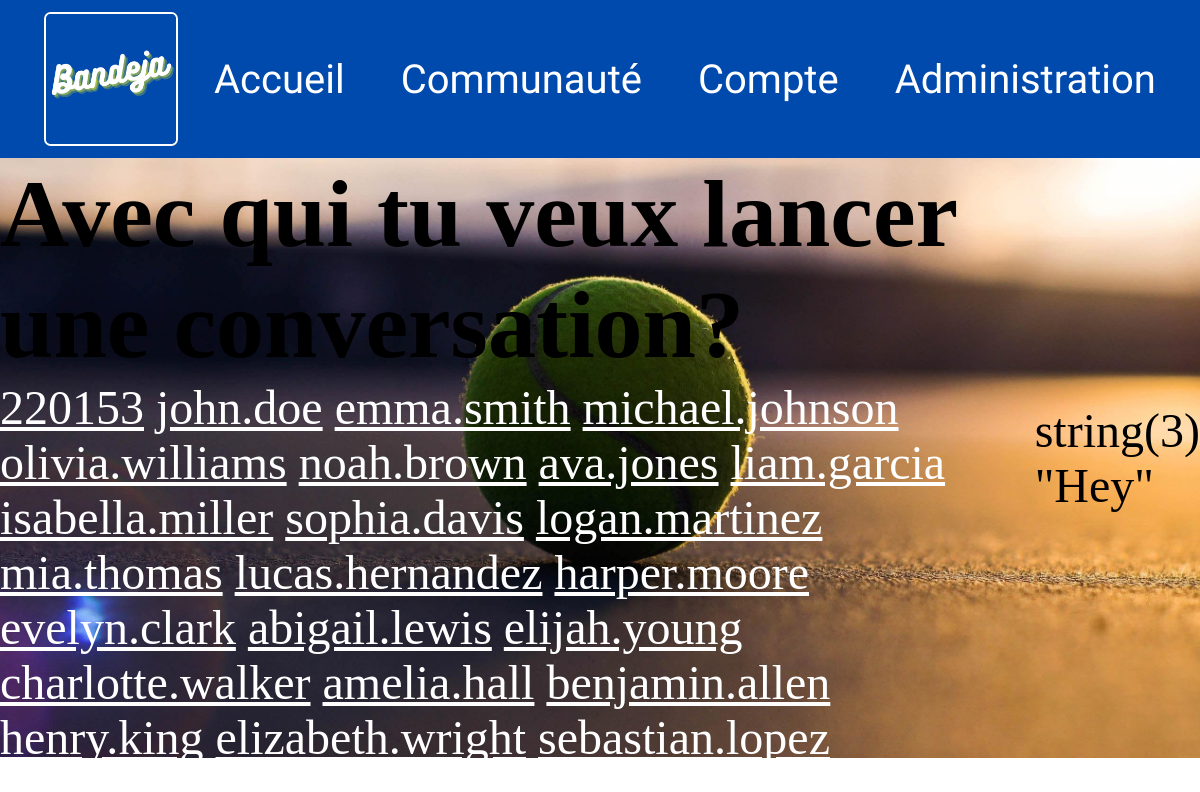
/dashboarddiscussion (signed in), run on the app's committed database.
### tables this page shows
CREATE TABLE `utilisateur` (
  `utilisateurId` int NOT NULL AUTO_INCREMENT,
  `utilisateurNom` varchar(255) DEFAULT NULL,
  `utilisateurPrenom` varchar(255) DEFAULT NULL,
  `utilisateurPseudo` varchar(255) DEFAULT NULL,
  `utilisateurEmail` varchar(255) DEFAULT NULL,
  `utilisateurMotdepasse` varchar(255) DEFAULT NULL,
  `utilisateurRole` varchar(255) DEFAULT NULL,
  `utilisateurOubli` int NOT NULL,
  PRIMARY KEY (`utilisateurId`)
);

### Model/userModel.php (called while the page is built, shortened)
<?php
function searchAllUsersButNotMe($pdo)
{
    try{
        $query = "SELECT utilisateurId, utilisateurPseudo, utilisateurNom, utilisateurPrenom, utilisateurEmail FROM utilisateur WHERE utilisateurId !=:utilisateurConnected";
        $searchAllUser = $pdo->prepare($query);
        $searchAllUser->execute([
            'utilisateurConnected' => $_SESSION["user"]->utilisateurId
        ]);
        return $searchAllUser;
    }
    catch(PDOException $e){
        $message = $e->getMessage();
        die($message);
    }
}
?>

### Templates/conversation/dashboard.php (the view)
<div class="listeUsers">
    <h1>Avec qui tu veux lancer une conversation?</h1>
    <?php foreach ($Allutilisateurs as $utilisateur) : ?>
        <a href="/creerconversation?utilisateurId=<?= $utilisateur->utilisateurId?>"><?= $utilisateur->utilisateurPseudo ?></a>
    <?php endforeach ?>
</div>

### index.php (shortened to what this page needs)
<?php
    require_once "Config/databaseConnexion.php";
?>
<!DOCTYPE html>
<html lang="fr">
<head>
    <link rel="stylesheet" href="CSS/index.css">
    <link rel="stylesheet" href="CSS/nav_footer.css">
    <link rel="stylesheet" href="CSS/card.css">
    <link rel="stylesheet" href="CSS/connexion.css">
    <link rel="stylesheet" href="CSS/gestion.css">
    <link rel="stylesheet" href="CSS/administration.css">
    <link rel="stylesheet" href="CSS/article.css">
    <link rel="stylesheet" href="CSS/conversation.css">
    <link rel="stylesheet" href="https://cdnjs.cloudflare.com/ajax/libs/font-awesome/5.15.3/css/all.min.css"/>
</head>
<body>
    <header>
        <nav>
            <ul>
                <img src="./Images/logo-bandeja.png" alt='Logo officielle du site: On voit un fond bleu, et une écriture par-dessus qui contient le mot: "Bandeja"'>
                <li><a href="/">Accueil</a></li>
                <li><a href="" class="inactiveLink">Communauté</a>
                </li>
                <li><a href="" class="inactiveLink">Compte</a>
                </li>
                <?php if(isset($_SESSION["user"])) :?>
                    <?php if ($_SESSION["user"]->utilisateurRole == "administrator") :?>
                        <li><a href="" class="inactiveLink">Administration</a>
                        </li>
                    <?php endif ?></p>
                <?php endif ?>
            </ul>
        </nav>
    </header>
    <main>
        <?php
            require_once "Controllers/conversationController.php"
        ?>
    </main>
</body>
</html>

### Controllers/conversationController.php (shortened to what this page needs)
<?php
require_once "Model/userModel.php";
$uri = $_SERVER["REQUEST_URI"];
if ($uri === "/dashboarddiscussion") {
    $Allutilisateurs = searchAllUsersButNotMe($pdo);
    require_once "Templates/conversation/dashboard.php";
    var_dump("Hey");
} elseif (substr($uri, 0, 12) === "/conversatio") {
    if($uri === "/conversation?utilisateurId=" . $_GET["utilisateurId"]) {
        $conversation = verifyConversation($pdo);
        $messages = selectAllMessagesNew($pdo, $conversation->conversationId);
        require_once 'Templates/conversation/tchat.php';
    }
}
?>

### CSS/index.css (style rules this page uses)
* { margin: 0; padding: 0; }
body { margin: 0; padding: 0; background-image: url(../Images/background-padel.jpg); background-repeat: no-repeat; background-size: cover; }

### CSS/nav_footer.css (style rules this page uses)
nav { background: #004AAD; margin: 0; padding: 0; }
nav ul { list-style: none; padding: 0; margin: 0; padding-top: 1%; padding-left: 3%; padding-bottom: 1%; display: flex; justify-content: space-around; align-items: center; font-family: 'DynaPuff', cursive; font-size: 40px; }
nav ul img { width: 130px; border-radius: 5%; border-color: white; border-style: solid; border-width: 2.5px; }
nav ul li { display: inline-block; position: relative; }
nav ul li a { display: block; padding: 10px 20px; color: white; text-decoration: none; }
.inactiveLink { pointer-events: none; cursor: default; }

### CSS/connexion.css (style rules this page uses)
main { display: flex; align-items: center; justify-content: center; height: 100%; font-size: 3em; }

### CSS/article.css (style rules this page uses)
a { color: white; text-decoration: none; text-decoration: underline; }

### CSS/conversation.css (style rules this page uses)
.listeUsers { max-height: 600px; overflow-y: scroll; background-color: ##004AAD; }

### data on the page
utilisateur: utilisateurPseudo "220153"
utilisateur: utilisateurPseudo "john.doe"
utilisateur: utilisateurPseudo "emma.smith"
utilisateur: utilisateurPseudo "michael.johnson"
utilisateur: utilisateurPseudo "olivia.williams"
utilisateur: utilisateurPseudo "noah.brown"
utilisateur: utilisateurPseudo "ava.jones"
utilisateur: utilisateurPseudo "liam.garcia"
utilisateur: utilisateurPseudo "isabella.miller"
utilisateur: utilisateurPseudo "sophia.davis"
utilisateur: utilisateurPseudo "logan.martinez"
utilisateur: utilisateurPseudo "mia.thomas"
utilisateur: utilisateurPseudo "lucas.hernandez"
utilisateur: utilisateurPseudo "harper.moore"
utilisateur: utilisateurPseudo "evelyn.clark"
utilisateur: utilisateurPseudo "abigail.lewis"
utilisateur: utilisateurPseudo "elijah.young"
utilisateur: utilisateurPseudo "charlotte.walker"
utilisateur: utilisateurPseudo "amelia.hall"
utilisateur: utilisateurPseudo "benjamin.allen"
utilisateur: utilisateurPseudo "henry.king"
utilisateur: utilisateurPseudo "elizabeth.wright"
utilisateur: utilisateurPseudo "sebastian.lopez"
